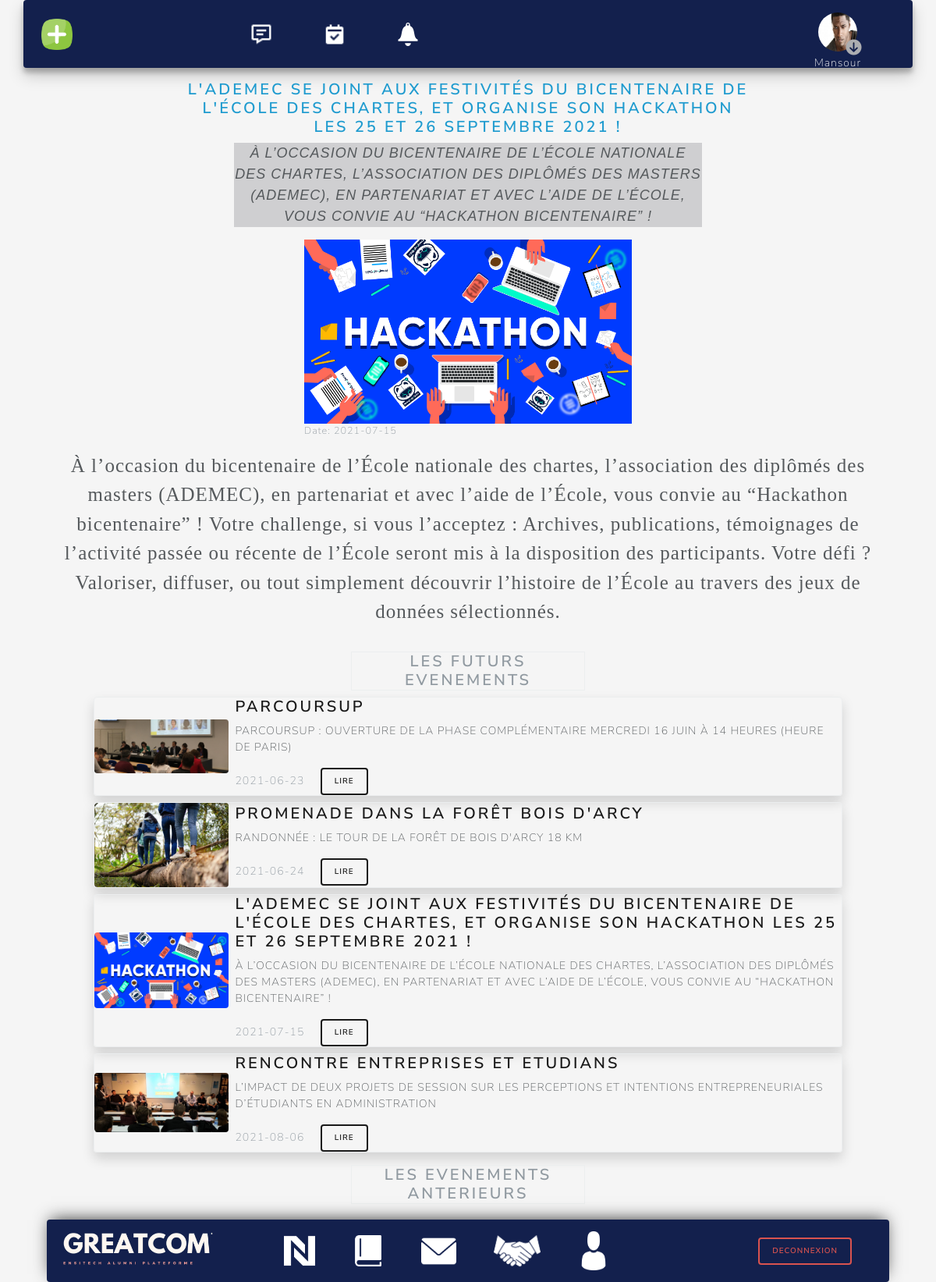
The app's page /vue/lire_un_evenement.php?id_evenement=25 (signed in) with its own data.
### tables this page shows
CREATE TABLE IF NOT EXISTS `utilisateur` (
  `id` int(30) NOT NULL AUTO_INCREMENT,
  `Photo` text,
  `Nom` varchar(255) DEFAULT NULL,
  `Prenom` varchar(255) DEFAULT NULL,
  `Mail` varchar(255) DEFAULT NULL,
  `Departement` int(11) DEFAULT NULL,
  `Annee_promotion` int(10) DEFAULT NULL,
  `profession` varchar(255) DEFAULT NULL,
  `campus` varchar(255) DEFAULT NULL,
  `Zone_de_texte` longtext,
  `Loginn` varchar(50) DEFAULT NULL,
  `Mdp` varchar(50) DEFAULT NULL,
  `Typee` enum('standard','admin') DEFAULT NULL,
  PRIMARY KEY (`id`)
);

CREATE TABLE IF NOT EXISTS `evenements` (
  `id` int(30) NOT NULL AUTO_INCREMENT,
  `titre` longtext NOT NULL,
  `sub_titre` longtext NOT NULL,
  `descriptions` longtext NOT NULL,
  `image_path` text,
  `dates` date NOT NULL,
  PRIMARY KEY (`id`)
);

### vue/lire_un_evenement.php (the view, shortened to what this page needs)
<!DOCTYPE html>
<html lang="fr">
<head>
    <link rel="stylesheet" href="https://cdn.jsdelivr.net/npm/bootswatch@4.5.2/dist/lux/bootstrap.min.css">
    <link rel="stylesheet" href="../styles/designY.css">
</head>
<?php
include_once('../partials/header.php');
$id_evenement = $_GET['id_evenement'];
$sql2 = "SELECT * FROM `evenements` WHERE `id` = $id_evenement  LIMIT 1 ";
$result2 = $db->query($sql2);
$ligne = $result2->fetch();
$titre = $ligne['titre'];
$description = $ligne['descriptions'];
$sub_titre = $ligne['sub_titre'];
$image_path = $ligne['image_path'];
$date = $ligne['dates'];
?>
<div class="d-flex flex-column justify-content-center align-items-center my-3">
    <h1 class="text-info titreEVENEMENT"><?= $titre; ?></h1>
    <p class="sous_titre_evenement text-center"><?= $sub_titre; ?></p>
    <figure class="figure mediaBloc">
        <img src="<?= $image_path; ?>" class="img-fluid" alt="<?= $titre; ?>">
        <figcaption class="figure-caption  ">Date: <?= $date; ?></figcaption>
    </figure>
    <p class="details_evenement mb-3 detailsEvene text-center"><?= $description; ?></p>
</div>
<h4 class="text-muted text-center border w-25 mx-auto"> Les futurs evenements</h4>
<?php
$Today = date('Y-m-d');
$sql3 = "SELECT * FROM `evenements`  ORDER BY `dates`  ASC ";
$result3 = $db->query($sql3);
while ($ligne = $result3->fetch()) {
    $id = $ligne['id'];
    $titre = $ligne['titre'];
    $sub_titre = $ligne['sub_titre'];
    $image_path = $ligne['image_path'];
    $date = $ligne['dates'];
    if ($Today <= $date) {
?>
        <div class="singleEvene border mx-5 my-2 shadow rounded">
            <div class="d-flex flex-row  justify-content-start align-items-center">
                <img src="<?= $image_path; ?>" class="img-fluid imageDE_eve mr-2 rounded" alt="">
                <div class="">
                    <h4><?= $titre; ?></h4>
                    <p> <?= $sub_titre; ?></p>
                    <smal class="text-muted mr-3"><?= $date; ?></smal>
                    <a href="lire_un_evenement.php?id_evenement=<?= $id; ?>" type="button" class="btn btn-outline-primary  btn-sm rounded">Lire</a>
                </div>
            </div>
        </div>
<?php
    } else {
        echo "";
    }
}
?>
<h4 class="text-muted text-center border w-25 mx-auto my-3"> Les evenements anterieurs</h4>
<?php
include_once('../partials/footer.php');
?>
</body>
</html>

### partials/header.php (shortened to what this page needs)
<?php
include_once("connectBDD.php");
$id_user_conecter = $_SESSION['id'];
$stmt = $db->prepare("SELECT * FROM `utilisateur` where `id`= :id_utlisateur ");
$stmt->bindParam(':id_utlisateur', $id_user_conecter);
$stmt->execute();
$colonne = $stmt->fetch();
$name_user_connect = $colonne['Nom'];
$profil_user_connect = $colonne['Photo'];
?>
<div class="container  w-100  d-flex  entete backgroundFirstPlan rounded">
    <div class="d-flex  w-100 p-2  justify-content-center align-items-center" id="mainNav">
        <img src="../images/logos/addPOST.png" data-toggle="modal" data-target="#staticBackdrop" type="button" alt="..." class="img-fluid btnPoster  " style="width:40px; height:40px" />
        <div class="w-50 d-flex lesIconDeHeader ">
            <span class=" p-2  rounded notifUser notifSMS " type="button">
                <img src="../images/ressourcesLogo/sms.png" alt="..." class="linkImageH img-fluid" style="width:30px" />
            </span>
            <span class=" p-2  mx-5 rounded  notifUser notifEVE " type="button">
                <img src="../images/ressourcesLogo/calendrier.png" alt="..." class="img-fluid linkImageH" style="width:30px" />
            </span>
            <span class=" p-2  rounded  notifUser notifAUtre " type="button">
                <img src="../images/ressourcesLogo/notificationL.png" alt="..." class="img-fluid linkImageH" style="width:30px" />
            </span>
        </div>
        <div class="btn_user_profil my-auto ml-auto  d-flex  flex-column justify-content-center align-items-center mr-5" type="button">
            <img src=" <?= $profil_user_connect; ?>" class=' img-fluid profil-post' alt='...'>
            <span class="text-light mt-1"> <?= $name_user_connect ?></span>
            <i class="fas fa-arrow-circle-down"></i>
        </div>
    </div>
</div>

### styles/designY.css (style rules this page uses)
.backgroundFirstPlan { background: #13204d !important; }
.profil-post { max-width: 50px !important; border-radius: 50%; }
.btn_user_profil { width: 50px; }
.entete { height: 87px !important; box-shadow: rgba(0, 0, 0, 0.19) 0px 10px 20px, rgba(0, 0, 0, 0.23) 0px 6px 6px; }
.lesIconDeHeader { margin-left: 20% !important; }
.notifUser { position: relative; }
.btn_user_profil>i { margin-top: -40px; margin-left: 42px !important; font-size: 20px; color: #d7d8dd; filter: brightness(80%); }
.mediaBloc { width: 35% !important; }
.sous_titre_evenement { font-size: 18px; font-family: 'Trebuchet MS', 'Lucida Sans Unicode', 'Lucida Grande', 'Lucida Sans', Arial, sans-serif; font-style: italic; background: #b4b4b891; width: 50% !important; }
.details_evenement { font-size: 25px; font-family: 'Times New Roman', Times, serif; }
.imageDE_eve { width: 18% !important; }
.singleEvene { width: 80% !important; margin-left: auto !important; margin-right: auto !important; }
.detailsEvene { width: 90% !important; margin-left: auto !important; margin-right: auto !important; }
.titreEVENEMENT { width: 60% !important; margin-left: auto !important; margin-right: auto !important; font-size: 20px; text-align: center; }

### records on screen
utilisateur: Photo (picture), Nom "Mansour"
evenements: titre "L'ADEMEC SE JOINT AUX FESTIVITÉS DU BICENTENAIRE DE L'ÉCOLE DES CHARTES, ET ORGANISE SON HACKATHON LES 25 ET 26 SEPTEMBRE 2021 !", sub_titre "À L’OCCASION DU BICENTENAIRE DE L’ÉCOLE NATIONALE DES CHARTES, L’ASSOCIATION DES DIPLÔMÉS DES MASTERS (ADEMEC), EN PARTENARIAT ET AVEC L’AIDE DE L’ÉCOLE, VOUS CONVIE AU “HACKATHON BICENTENAIRE” !", image_path (picture), dates "2021-07-15", descriptions "À l’occasion du bicentenaire de l’École nationale des chartes, l’association des diplômés des masters (ADEMEC), en partenariat et avec l’aide de l’École, vous convie au “Hackathon bicentenaire” ! Votre challenge, si vous l’acceptez : Archives, publications, témoignages de l’activité passée ou récente de l’École seront mis à la disposition des participants. Votre défi ? Valoriser, diffuser, ou tout simplement découvrir l’histoire de l’École au travers des jeux de données sélectionnés."
evenements: image_path (picture), titre "PARCOURSUP", sub_titre "PARCOURSUP : OUVERTURE DE LA PHASE COMPLÉMENTAIRE MERCREDI 16 JUIN À 14 HEURES (HEURE DE PARIS)", dates "2021-06-23"
evenements: image_path (picture), titre "PROMENADE DANS LA FORÊT BOIS D'ARCY", sub_titre "RANDONNÉE : LE TOUR DE LA FORÊT DE BOIS D'ARCY 18 KM", dates "2021-06-24"
evenements: image_path (picture), titre "RENCONTRE ENTREPRISES ET ETUDIANS", sub_titre "L’IMPACT DE DEUX PROJETS DE SESSION SUR LES PERCEPTIONS ET INTENTIONS ENTREPRENEURIALES D’ÉTUDIANTS EN ADMINISTRATION", dates "2021-08-06"
